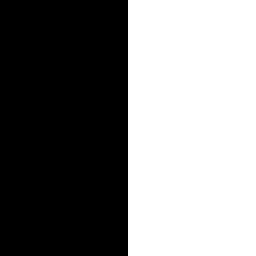
%> input picture lab2/image2.png, 256 x 256 px; the run also reads 1 picture not shown here
$ octave test.m   (GNU Octave 9; MATLAB toolbox functions it lacks are replaced by stand-ins)
%> lines starting %> are read from the running program, lines starting %| are printed output that depends on the picture; in (x1, y1, x2, y2) boxes, pixels count from 0 and x2, y2 are one past the last pixel; in counts of white or black regions, pixels touching at a corner belong together; the program's own positions count from 1; long printed decimals are rounded
### lab2/calc_entropy.m
function H = calc_entropy(I)
% function CALC_ENTROPY computes the entropy of a grey image
% return the computed value

A = zeros(1, 256); % absolute occurence
[m, n] = size(I);
%> m = 256; n = 256

% count absolute occurence
for i=1:m
    for j=1:n
        A(I(i,j)+1) = A(I(i,j)+1) + 1;
    end
end
%> after the loop, A = 256 values, max 65536 at index 75, min 0 at index 1, mean 256

% compute relative occurence
L = A > 0;
%> L = 256 logical values, 1 true
R = A(L)/(m*n);
%> R = 1

I = -log2(R); % compute self information
%> I = 0
H = sum(R.*I); % compute entropy
%> H = 0

### lab2/test.m
% compute entropy of image1.png
I = imread('image1.png');
H1 = calc_entropy(I);
%> H1 = 0

% compute entropy of image2.png
I = imread('image2.png');
%> I is the input picture: size 256x256 uint8; values 29 (black) and 74 (white), 50% white; 1 white region, box (x1, y1, x2, y2) and area: (128, 0, 256, 256) 32768
H2 = calc_entropy(I);
%> H2 = 1

% compute entropy of image3.png
I = imread('image3.png');
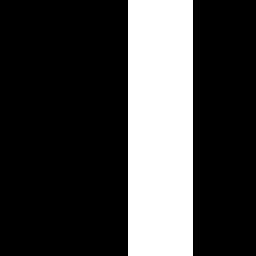
%> input picture lab2/image3.png, 256 x 256 px
%> I is the input picture: size 256x256 uint8; values 29 (black) and 74 (white), 25.4% white; 1 white region, box (x1, y1, x2, y2) and area: (128, 0, 193, 256) 16640
H3 = calc_entropy(I);
%> H3 = 0.817

% compute entropy of image4.png
I = imread('image4.png');
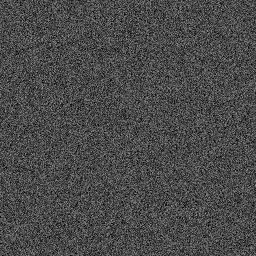
%> input picture lab2/image4.png, 256 x 256 px
%> I is the input picture: size 256x256 uint8; min 0, max 160, mean 74
H4 = calc_entropy(I);
%> H4 = 6.73

% display results
fprintf('H1 = %g, H2 = %g, H3 = %g, H4 = %g\n', H1, H2, H3, H4);
%| H1 = 0, H2 = 1, H3 = 0.8174, H4 = 6.728
